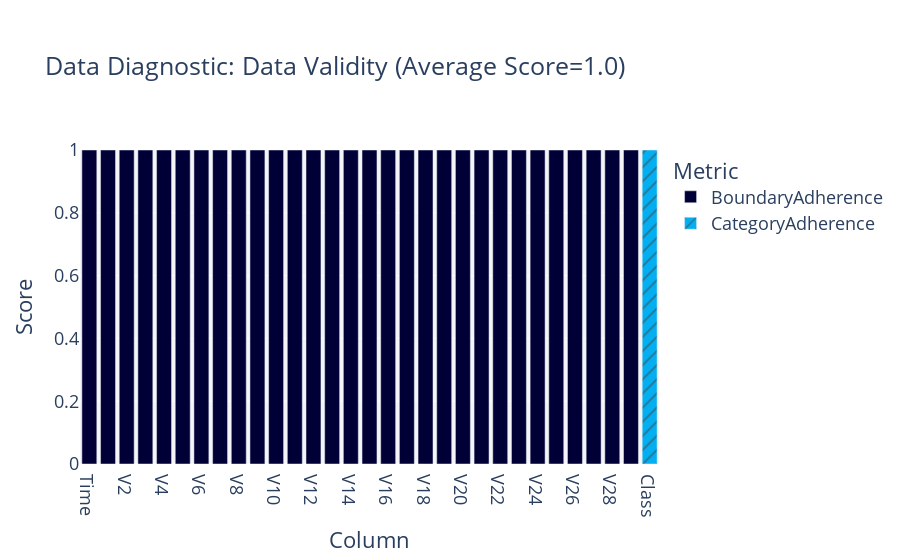

Source (notebook cell):
### Code cell
gen_diagnostics.get_visualization(property_name="Data Validity")

### Figure 1 — Plotly figure (JSON) as saved in the notebook; plotly's stock layout.template omitted (floating-point values rounded to 4 significant figures)
{"data": [{"customdata": [["BoundaryAdherence"], ["BoundaryAdherence"], ["BoundaryAdherence"], ["BoundaryAdherence"], ["BoundaryAdherence"], ["BoundaryAdherence"], ["BoundaryAdherence"], ["BoundaryAdherence"], ["BoundaryAdherence"], ["BoundaryAdherence"], ["BoundaryAdherence"], ["BoundaryAdherence"], ["BoundaryAdherence"], ["BoundaryAdherence"], ["BoundaryAdherence"], ["BoundaryAdherence"], ["BoundaryAdherence"], ["BoundaryAdherence"], ["BoundaryAdherence"], ["BoundaryAdherence"], ["BoundaryAdherence"], ["BoundaryAdherence"], ["BoundaryAdherence"], ["BoundaryAdherence"], ["BoundaryAdherence"], ["BoundaryAdherence"], ["BoundaryAdherence"], ["BoundaryAdherence"], ["BoundaryAdherence"], ["BoundaryAdherence"]], "hovertemplate": "<b>%{hovertext}</b><br><br>Metric=%{customdata[0]}<br>Score=%{y}<extra></extra>", "hovertext": ["Time", "V1", "V2", "V3", "V4", "V5", "V6", "V7", "V8", "V9", "V10", "V11", "V12", "V13", "V14", "V15", "V16", "V17", "V18", "V19", "V20", "V21", "V22", "V23", "V24", "V25", "V26", "V27", "V28", "Amount"], "legendgroup": "BoundaryAdherence", "marker": {"color": "#000036", "pattern": {"shape": ""}}, "name": "BoundaryAdherence", "orientation": "v", "showlegend": true, "textposition": "auto", "type": "bar", "x": ["Time", "V1", "V2", "V3", "V4", "V5", "V6", "V7", "V8", "V9", "V10", "V11", "V12", "V13", "V14", "V15", "V16", "V17", "V18", "V19", "V20", "V21", "V22", "V23", "V24", "V25", "V26", "V27", "V28", "Amount"], "xaxis": "x", "y": [1.0, 1.0, 1.0, 1.0, 1.0, 1.0, 1.0, 1.0, 1.0, 1.0, 1.0, 1.0, 1.0, 1.0, 1.0, 1.0, 1.0, 1.0, 1.0, 1.0, 1.0, 1.0, 1.0, 1.0, 1.0, 1.0, 1.0, 1.0, 1.0, 1.0], "yaxis": "y"}, {"customdata": [["CategoryAdherence"]], "hovertemplate": "<b>%{hovertext}</b><br><br>Metric=%{customdata[0]}<br>Score=%{y}<extra></extra>", "hovertext": ["Class"], "legendgroup": "CategoryAdherence", "marker": {"color": "#03AFF1", "pattern": {"shape": "/"}}, "name": "CategoryAdherence", "orientation": "v", "showlegend": true, "textposition": "auto", "type": "bar", "x": ["Class"], "xaxis": "x", "y": [1.0], "yaxis": "y"}], "layout": {"barmode": "relative", "font": {"size": 18}, "legend": {"title": {"text": "Metric"}, "tracegroupgap": 0}, "margin": {"t": 150}, "plot_bgcolor": "#F5F5F8", "title": {"text": "Data Diagnostic: Data Validity (Average Score=1.0)"}, "xaxis": {"anchor": "y", "categoryorder": "total ascending", "domain": [0, 1], "title": {"text": "Column"}}, "yaxis": {"anchor": "x", "domain": [0, 1], "range": [0, 1], "title": {"text": "Score"}}}}
